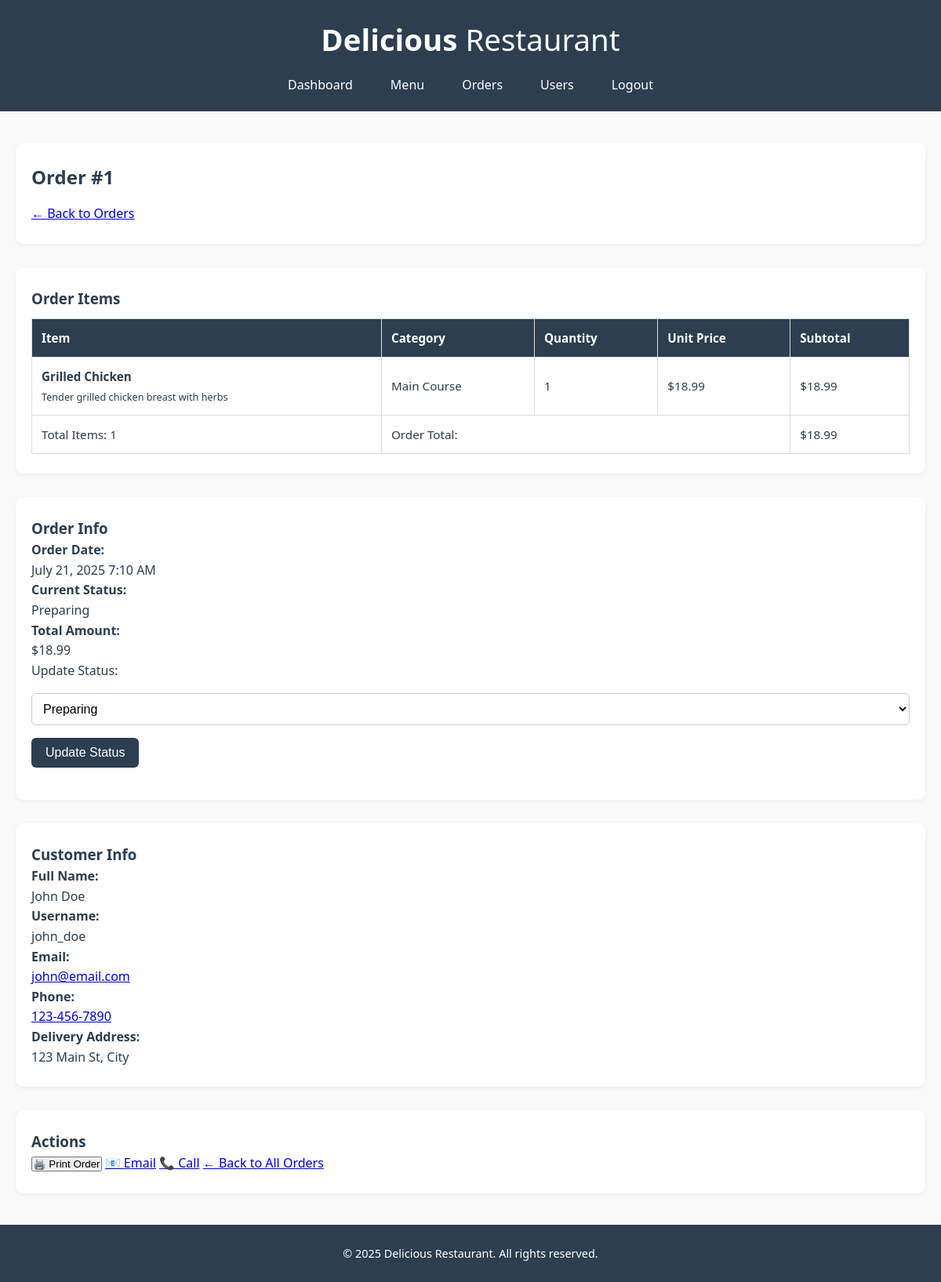
Screenshot of /admin_order_view.php?id=1 (signed in) with the database file from the repository.
### tables this page shows
CREATE TABLE `order_items` (
  `order_item_id` int(11) NOT NULL,
  `order_id` int(11) DEFAULT NULL,
  `item_id` int(11) DEFAULT NULL,
  `quantity` int(11) NOT NULL DEFAULT 1,
  `unit_price` decimal(10,2) NOT NULL,
  `subtotal` decimal(10,2) NOT NULL
);

CREATE TABLE `menu_items` (
  `item_id` int(11) NOT NULL,
  `item_name` varchar(100) NOT NULL,
  `description` text DEFAULT NULL,
  `price` decimal(10,2) NOT NULL,
  `category_id` int(11) DEFAULT NULL,
  `image_url` varchar(255) DEFAULT NULL,
  `availability` enum('available','unavailable') DEFAULT 'available',
  `created_at` timestamp NOT NULL DEFAULT current_timestamp()
);

CREATE TABLE `categories` (
  `category_id` int(11) NOT NULL,
  `category_name` varchar(50) NOT NULL,
  `description` text DEFAULT NULL,
  `created_at` timestamp NOT NULL DEFAULT current_timestamp()
);

CREATE TABLE `orders` (
  `order_id` int(11) NOT NULL,
  `user_id` int(11) DEFAULT NULL,
  `order_date` timestamp NOT NULL DEFAULT current_timestamp(),
  `total_amount` decimal(10,2) NOT NULL,
  `status` enum('pending','confirmed','preparing','ready','delivered','cancelled') DEFAULT 'pending',
  `delivery_address` text DEFAULT NULL,
  `phone` varchar(15) DEFAULT NULL
);

CREATE TABLE `users` (
  `user_id` int(11) NOT NULL,
  `username` varchar(50) NOT NULL,
  `password` varchar(255) NOT NULL,
  `email` varchar(100) NOT NULL,
  `full_name` varchar(100) NOT NULL,
  `phone` varchar(15) DEFAULT NULL,
  `address` text DEFAULT NULL,
  `created_at` timestamp NOT NULL DEFAULT current_timestamp()
);

### admin_order_view.php (the view, shortened to what this page needs)
<?php
$conn = getDBConnection();
$order_id = isset($_GET['id']) ? (int)$_GET['id'] : 0;
$stmt = $conn->prepare("
    SELECT o.*, u.username, u.full_name, u.email, u.phone as user_phone
    FROM orders o
    LEFT JOIN users u ON o.user_id = u.user_id
    WHERE o.order_id = ?");
$stmt->bind_param("i", $order_id);
$stmt->execute();
$order = $stmt->get_result()->fetch_assoc();
$stmt = $conn->prepare("
    SELECT oi.*, mi.item_name, mi.description, c.category_name
    FROM order_items oi
    LEFT JOIN menu_items mi ON oi.item_id = mi.item_id
    LEFT JOIN categories c ON mi.category_id = c.category_id
    WHERE oi.order_id = ?");
$stmt->bind_param("i", $order_id);
$stmt->execute();
$order_items = $stmt->get_result();
?>
<!DOCTYPE html>
<html lang="en">
<head>
    <link rel="stylesheet" href="css/dashboard.css">
</head>
<body>
    <header>
        <h1>Delicious <span>Restaurant</span></h1>
        <nav>
            <ul>
                <li><a href="admin_dashboard.php">Dashboard</a></li>
                <li><a href="admin_menu.php">Menu</a></li>
                <li><a href="admin_orders.php">Orders</a></li>
                <li><a href="admin_users.php">Users</a></li>
                <li><a href="logout.php?type=admin">Logout</a></li>
            </ul>
        </nav>
    </header>
    <main>
        <section>
            <h2>Order #<?php echo $order_id; ?></h2>
            <p><a href="admin_orders.php">← Back to Orders</a></p>
        </section>
        <section>
            <h3>Order Items</h3>
            <table>
                <thead>
                    <tr>
                        <th>Item</th>
                        <th>Category</th>
                        <th>Quantity</th>
                        <th>Unit Price</th>
                        <th>Subtotal</th>
                    </tr>
                </thead>
                <tbody>
                    <?php if ($order_items->num_rows > 0): ?>
                        <?php $total_items = 0; ?>
                        <?php while($item = $order_items->fetch_assoc()): ?>
                            <?php $total_items += $item['quantity']; ?>
                            <tr>
                                <td>
                                    <strong><?php echo htmlspecialchars($item['item_name']); ?></strong><br>
                                    <small><?php echo htmlspecialchars($item['description']); ?></small>
                                </td>
                                <td><?php echo htmlspecialchars($item['category_name'] ?? 'N/A'); ?></td>
                                <td><?php echo $item['quantity']; ?></td>
                                <td>$<?php echo number_format($item['unit_price'], 2); ?></td>
                                <td>$<?php echo number_format($item['subtotal'], 2); ?></td>
                            </tr>
                        <?php endwhile; ?>
                    <?php else: ?>
                        <tr><td colspan="5">No items found for this order.</td></tr>
                    <?php endif; ?>
                </tbody>
                <tfoot>
                    <tr>
                        <td>Total Items: <?php echo $total_items ?? 0; ?></td>
                        <td colspan="3">Order Total:</td>
                        <td>$<?php echo number_format($order['total_amount'], 2); ?></td>
                    </tr>
                </tfoot>
            </table>
        </section>
        <section>
            <h3>Order Info</h3>
            <p><strong>Order Date:</strong><br>
               <?php echo date('F j, Y g:i A', strtotime($order['order_date'])); ?></p>
            <p><strong>Current Status:</strong><br>
               <?php echo ucfirst($order['status']); ?></p>
            <p><strong>Total Amount:</strong><br>
               $<?php echo number_format($order['total_amount'], 2); ?></p>
            <form method="POST">
                <p><label for="status">Update Status:</label></p>
                <p>
                    <select name="status" id="status" required>
                        <option value="preparing" <?php echo $order['status'] === 'preparing' ? 'selected' : ''; ?>>Preparing</option>
                    </select>
                </p>
                <p><button type="submit" name="update_status">Update Status</button></p>
            </form>
        </section>
        <section>
            <h3>Customer Info</h3>
            <p><strong>Full Name:</strong><br>
               <?php echo htmlspecialchars($order['full_name'] ?? 'Guest'); ?></p>
            <p><strong>Username:</strong><br>
               <?php echo htmlspecialchars($order['username'] ?? 'N/A'); ?></p>
            <p><strong>Email:</strong><br>
                <?php if ($order['email']): ?>
                    <a href="mailto:<?php echo htmlspecialchars($order['email']); ?>">
                        <?php echo htmlspecialchars($order['email']); ?>
                    </a>
                <?php else: ?>
                    N/A
                <?php endif; ?>
            </p>
            <p><strong>Phone:</strong><br>
                <?php if ($order['phone']): ?>
                    <a href="tel:<?php echo htmlspecialchars($order['phone']); ?>">
                        <?php echo htmlspecialchars($order['phone']); ?>
                    </a>
                <?php else: ?>
                    <?php echo htmlspecialchars($order['user_phone'] ?? 'N/A'); ?>
                <?php endif; ?>
            </p>
            <p><strong>Delivery Address:</strong><br>
               <?php echo nl2br(htmlspecialchars($order['delivery_address'] ?? 'Not provided')); ?></p>
        </section>
        <section>
            <h3>Actions</h3>
            <p>
                <button onclick="printOrder()">🖨️ Print Order</button>
                <a href="mailto:<?php echo htmlspecialchars($order['email']); ?>?subject=Order Update #<?php echo $order_id; ?>">📧 Email</a>
                <a href="tel:<?php echo htmlspecialchars($order['phone'] ?: $order['user_phone']); ?>">📞 Call</a>
                <a href="admin_orders.php">← Back to All Orders</a>
            </p>
        </section>
    </main>
    <footer>
        <p>&copy; 2025 Delicious Restaurant. All rights reserved.</p>
    </footer>
</body>
</html>

### css/dashboard.css (style rules this page uses)
* { margin: 0; padding: 0; box-sizing: border-box; }
body { font-family: "Segoe UI", Tahoma, Geneva, Verdana, sans-serif; background-color: #f9f9f9; color: #2c3e50; line-height: 1.6; }
header { background-color: #2c3e50; color: white; padding: 20px 0; text-align: center; }
header h1 { font-size: 2.4rem; }
header h1 span { font-weight: normal; }
header nav ul { list-style: none; display: flex; justify-content: center; gap: 20px; margin-top: 15px; flex-wrap: wrap; }
header nav ul li a { color: white; text-decoration: none; padding: 8px 14px; font-size: 1rem; border-radius: 5px; transition: background-color 0.3s ease; }
main { max-width: 1200px; margin: 40px auto; padding: 0 20px; }
section { background-color: white; padding: 25px 20px; margin-bottom: 30px; border-radius: 10px; box-shadow: 0 2px 6px rgba(0, 0, 0, 0.05); }
section h2 { font-size: 1.5rem; margin-bottom: 15px; color: #2c3e50; }
table { width: 100%; border-collapse: collapse; margin-top: 10px; }
table thead { background-color: #2c3e50; color: white; }
table th, table td { padding: 12px; border: 1px solid #ddd; text-align: left; font-size: 0.95rem; }
footer { background-color: #2c3e50; color: white; text-align: center; padding: 20px 0; margin-top: 40px; }
footer p { margin: 5px 0; font-size: 0.9rem; }
form p { margin-bottom: 16px; }
form input[type="text"], form input[type="number"], form textarea, form select { width: 100%; padding: 10px; font-size: 1rem; border: 1px solid #ccc; border-radius: 6px; background-color: #fff; transition: border-color 0.3s ease; }
form button, form a { display: inline-block; margin-right: 10px; padding: 10px 18px; font-size: 1rem; border-radius: 6px; text-decoration: none; transition: background-color 0.3s ease; }
form button[type="submit"] { background-color: #2c3e50; color: white; border: none; cursor: pointer; }

### rows the page displays
order_items: item.item_name "Grilled Chicken", item.description "Tender grilled chicken breast with herbs", categories.category_name "Main Course", quantity "1", unit_price "18.99", subtotal "18.99"
orders: total_amount "18.99", order_date "July 21, 2025 7:10 AM", status "Preparing", user.full_name "John Doe", user.username "john_doe", user.email "john@email.com", phone "123-456-7890", delivery_address "123 Main St, City"

### other values shown
$order_id "1"
$total_items "1"
